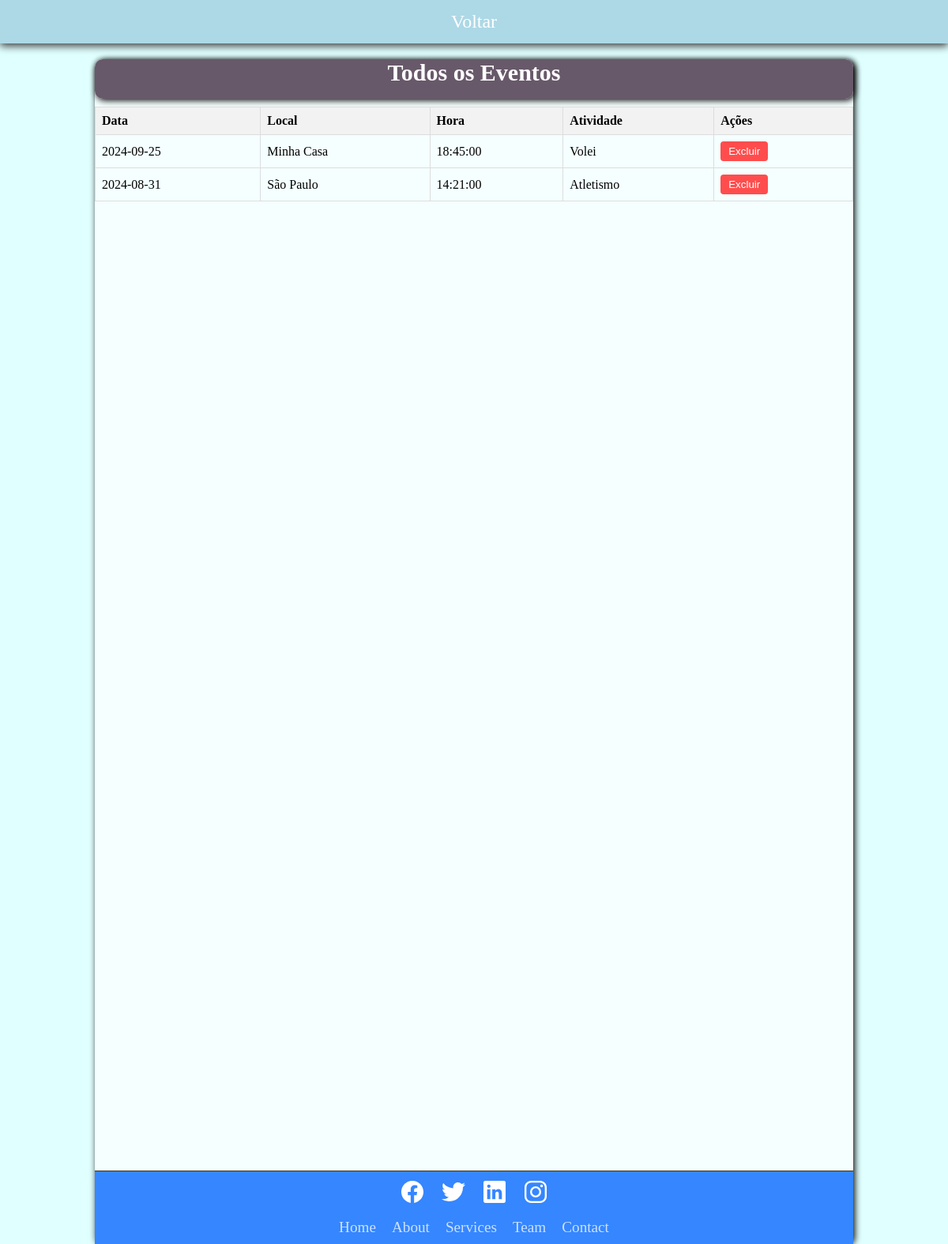
The page /benkyo_project/calendario/all_events.php (signed in) on the database as committed earlier.
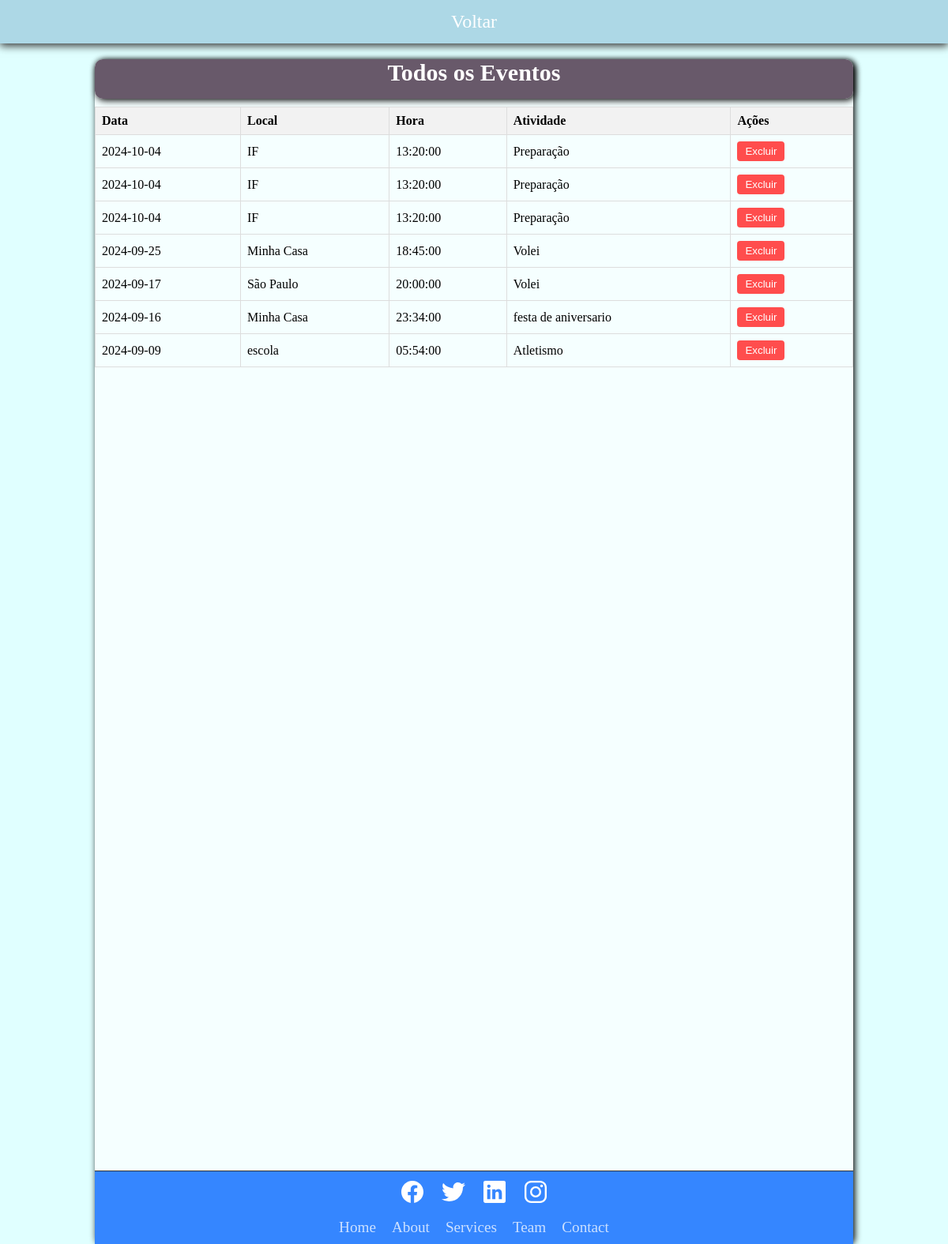
The same page on the database as committed later.
### tables this page shows
CREATE TABLE `evento` (
  `idEvento` int(11) NOT NULL,
  `idUsuario` int(11) NOT NULL,
  `idAtividade` int(11) NOT NULL,
  `dataEvento` date NOT NULL,
  `horaEvento` time NOT NULL,
  `localEvento` varchar(255) NOT NULL
);

CREATE TABLE `atividade` (
  `idAtividade` int(11) NOT NULL,
  `idUsuario` int(11) NOT NULL,
  `descricaoAtividade` varchar(255) NOT NULL,
  `tipoAtividade` enum('Comemorativa','Esportes','Estudos','Outros') NOT NULL
);

### benkyo_project/calendario/all_events.php (the view, shortened to what this page needs)
<?php
$user_id = $_SESSION['user_id'];
$pdo = new PDO("mysql:host=localhost;dbname=benkyo_project", "root", "vertrigo");
$query = "
    SELECT evento.*, atividade.descricaoAtividade
    FROM evento
    JOIN atividade ON evento.idAtividade = atividade.idAtividade
    WHERE evento.idUsuario = ?
    ORDER BY evento.dataEvento DESC";
$stmt = $pdo->prepare($query);
$stmt->execute([$user_id]);
$events = $stmt->fetchAll(PDO::FETCH_ASSOC);
?>
<!DOCTYPE html>
<html lang="pt-BR">
<head>
    <link rel="stylesheet" href="style_events.css">
</head>
<body>
  <nav class="menu-fixo">
        <a href="../calendario.php">Voltar</a>
  </nav>
  <main>
    <div class="container">
      <div class="box">
          <div class="evento">
            <h1>Todos os Eventos</h1>
    </div>
    <table>
        <tr>
            <th>Data</th>
            <th>Local</th>
            <th>Hora</th>
            <th>Atividade</th>
            <th>Ações</th>
        </tr>
        <?php
        foreach ($events as $event) {
            $data = htmlspecialchars($event['dataEvento']);
            $local = htmlspecialchars($event['localEvento']);
            $hora = htmlspecialchars($event['horaEvento']);
            $descricaoAtividade = htmlspecialchars($event['descricaoAtividade']);
            echo "<tr>
                    <td>$data</td>
                    <td>$local</td>
                    <td>$hora</td>
                    <td>$descricaoAtividade</td>
                    <td>
                        <form action='delete_event.php' method='post' style='display:inline;'>
                            <input type='hidden' name='idEvento' value='{$event['idEvento']}'>
                            <button type='submit' class='delete-button'>Excluir</button>
                        </form>
                    </td>
                  </tr>";
        }
        ?>
    </table>
    <footer class="footer-fix">
          <div class="waves">
            <div class="wave" id="wave1"></div>
            <div class="wave" id="wave3"></div>
          </div>
          <ul class="social-icon">
            <li class="social-icon__item"><a class="social-icon__link" href="#">
                <ion-icon name="logo-facebook"></ion-icon>
              </a></li>
            <li class="social-icon__item"><a class="social-icon__link" href="#">
                <ion-icon name="logo-twitter"></ion-icon>
              </a></li>
            <li class="social-icon__item"><a class="social-icon__link" href="#">
                <ion-icon name="logo-linkedin"></ion-icon>
              </a></li>
            <li class="social-icon__item"><a class="social-icon__link" href="#">
                <ion-icon name="logo-instagram"></ion-icon>
              </a></li>
          </ul>
          <ul class="menu">
            <li class="menu__item"><a class="menu__link" href="#">Home</a></li>
            <li class="menu__item"><a class="menu__link" href="#">About</a></li>
            <li class="menu__item"><a class="menu__link" href="#">Services</a></li>
            <li class="menu__item"><a class="menu__link" href="#">Team</a></li>
            <li class="menu__item"><a class="menu__link" href="#">Contact</a></li>
          </ul>
        </footer>
      </div>
    </div>
  </main>
</body>
</html>

### benkyo_project/calendario/style_events.css (style rules this page uses)
body { margin: 0; background-color: lightcyan; background-image: url(../imagens/lofi-girl\ edited2.png); background-repeat: no-repeat; background-attachment: fixed; background-size: cover; }
.menu-fixo { position: fixed; top: 0; left: 0; width: 100%; background-color: lightblue; justify-content: center; display: flex; align-items: center; z-index: 1; box-shadow: #333 0px 3px 10px; }
.menu-fixo a { font-size: 24px; text-decoration: none; display: block; float: left; width: 150px; padding: 14px 20px; color: white; background-color: lightblue; text-align: center; }
.container { margin-top: 825px; height: 100%; width: 100%; position: relative; }
.box { position: absolute; top: 50%; left: 50%; transform: translate(-50%,-50%); width: 80%; height: 1500px; background-color:rgba(255, 255, 255, 0.678); box-shadow: 2px 2px 8px black; border-radius: 10px; }
.evento { height: 50px; width: 100%; background-color: rgba(71, 50, 71, 0.808); box-shadow: 2px 2px 8px black; border-radius: 10px; margin-bottom: 10px; }
h1 { color: white; font-size: 30px; text-align: center; }
* { margin: 0; padding: 0; box-sizing: border-box; }
.footer-fix { float: left; position: fixed; border-top: 1px solid #333; bottom: 0; width: 100%; background: #3586ff; }
.social-icon, .menu { position: relative; display: flex; justify-content: center; align-items: center; margin: 10px 0; flex-wrap: wrap; }
.social-icon__item, .menu__item { list-style: none; }
.social-icon__link { font-size: 2rem; color: #fff; margin: 0 10px; display: inline-block; transition: 0.5s; }
.menu__link { font-size: 1.2rem; color: #fff; margin: 0 10px; display: inline-block; transition: 0.5s; text-decoration: none; opacity: 0.75; font-weight: 300; }
.wave { position: absolute; top: -100px; left: 0; width: 100%; height: 100px; background: url("https://i.ibb.co/wQZVxxk/wave.png"); background-size: 1000px 100px; }
.wave#wave1 { z-index: 1000; opacity: 1; bottom: 0; animation: animateWaves 4s linear infinite; }
.wave#wave3 { z-index: 1000; opacity: 0.2; bottom: 15px; animation: animateWaves 3s linear infinite; }

### benkyo_project/calendario/all_events.php (style rules this page uses)
table { width: 100%; border-collapse: collapse; }
th, td { border: 1px solid #ddd; padding: 8px; text-align: left; }
th { background-color: #f2f2f2; }
.delete-button { background-color: #ff4d4d; color: white; border: none; padding: 5px 10px; cursor: pointer; border-radius: 4px; }

Rows that differ between the two databases and show on the page:
removed evento: dataEvento "2024-08-31", localEvento "São Paulo", horaEvento "14:21:00", idAtividade.descricaoAtividade "Atletismo"
added evento: dataEvento "2024-10-04", localEvento "IF", horaEvento "13:20:00", idAtividade.descricaoAtividade "Preparação"
added evento: dataEvento "2024-10-04", localEvento "IF", horaEvento "13:20:00", idAtividade.descricaoAtividade "Preparação"
added evento: dataEvento "2024-10-04", localEvento "IF", horaEvento "13:20:00", idAtividade.descricaoAtividade "Preparação"
added evento: dataEvento "2024-09-17", localEvento "São Paulo", horaEvento "20:00:00", idAtividade.descricaoAtividade "Volei"
added evento: dataEvento "2024-09-16", localEvento "Minha Casa", horaEvento "23:34:00", idAtividade.descricaoAtividade "festa de aniversario"
added evento: dataEvento "2024-09-09", localEvento "escola", horaEvento "05:54:00", idAtividade.descricaoAtividade "Atletismo"
